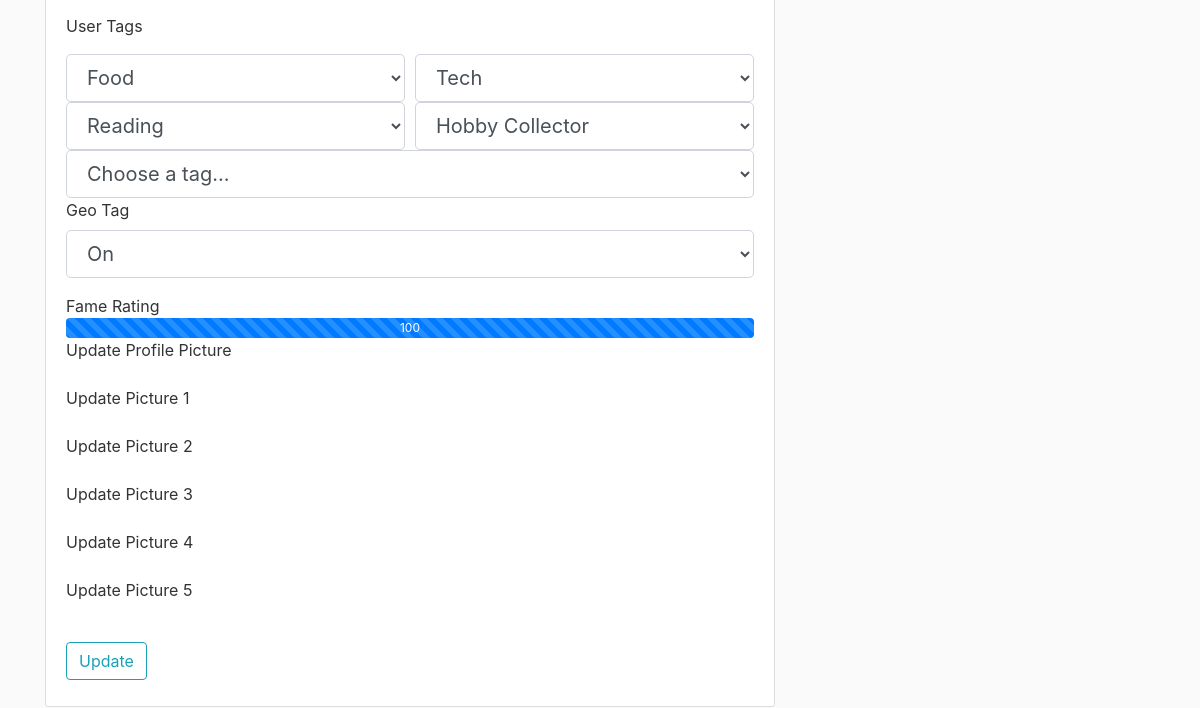
Before: /account (signed in, lower part) with the older database file.
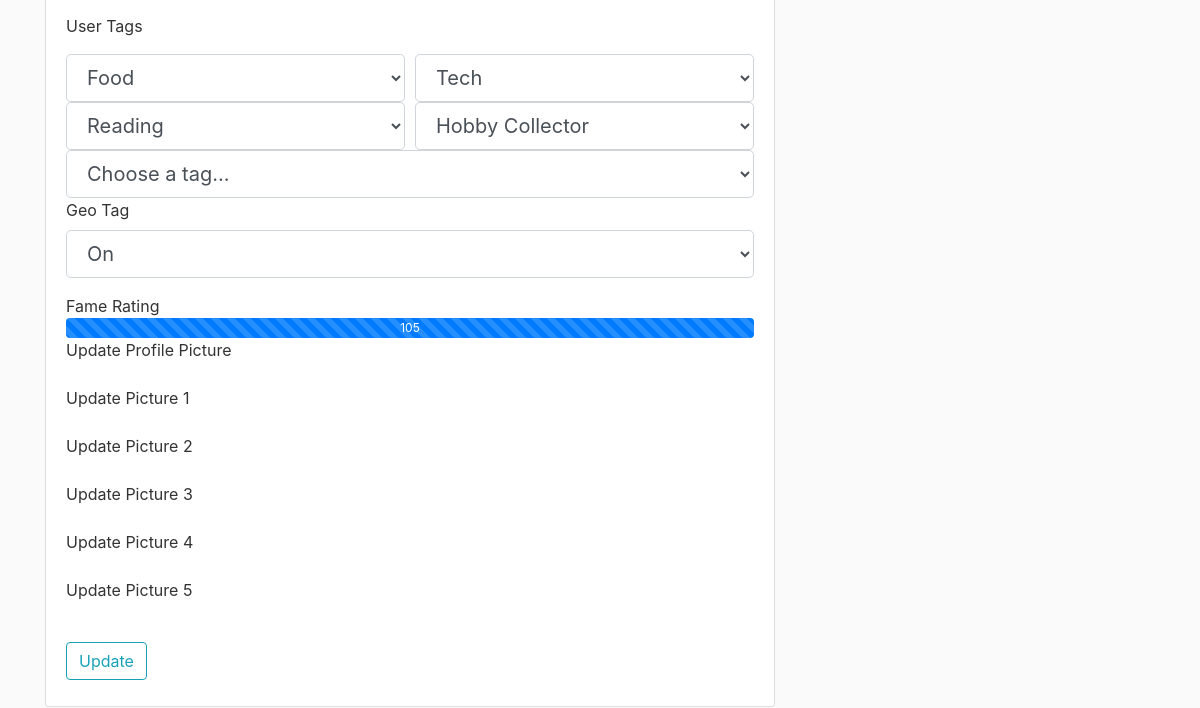
After: the same page with the newer database file.
### tables this page shows
CREATE TABLE users (
            user_id INTEGER PRIMARY KEY AUTOINCREMENT,
            firstname TEXT NOT NULL,
            lastname TEXT NOT NULL,
            age INTEGER NOT NULL,
            birthdate TEXT NOT NULL,
            username TEXT NOT NULL,
            email TEXT NOT NULL,
            password TEXT NOT NULL,
            gender TEXT NOT NULL,
            sexual_pref TEXT NULL,
            biography TEXT NULL,
            famerating INTEGER DEFAULT 100,
            image_file_p TEXT DEFAULT "default.jpg",
            image_file_1 TEXT NULL,
            image_file_2 TEXT NULL,
            image_file_3 TEXT NULL,
            image_file_4 TEXT NULL,
            image_file_5 TEXT NULL,
            geo_track TEXT DEFAULT "1",
            location_city TEXT NULL,
            location_region TEXT NULL,
            lat_data INTEGER NULL,
            long_data INTEGER NULL,
            last_seen TEXT NULL
            );

### matcha/routes.py (the view)
@app.route('/account', methods=['GET', 'POST'])
@login_required
def account():
    form = UpdateAccountForm()
    conn = sql.connect('matcha\\users.db')
    cur = conn.cursor()
    if form.validate_on_submit():
        img_type = None
        picture_file = None
        if form.picture_p.data:
            img_type = 'image_file_p'
            picture_file = save_picture(form.picture_p.data)
        elif form.picture_1.data:
            img_type = 'image_file_1'
            picture_file = save_picture(form.picture_1.data)
        elif form.picture_2.data:
            img_type = 'image_file_2'
            picture_file = save_picture(form.picture_2.data)
        elif form.picture_3.data:
            img_type = 'image_file_3'
            picture_file = save_picture(form.picture_3.data)
        elif form.picture_4.data:
            img_type = 'image_file_4'
            picture_file = save_picture(form.picture_4.data)
        elif form.picture_5.data:
            img_type = 'image_file_5'
            picture_file = save_picture(form.picture_5.data)
        if img_type != None:
            img = picture_file
            update_image(conn, cur, current_user, img_type, img)
        user = User('user_id', form.firstname.data, form.lastname.data, 'age', 'birthdate',
                form.username.data, form.email.data, 'hashed_password', form.gender.data, form.sexual_pref.data,
                form.biography.data, 'famerating', 'image_file_p', 'image_file_1', 'image_file_2',
                'image_file_3', 'image_file_4', 'image_file_5', form.geo_tag.data, 'location_city',
                'location_region', 'lat_data', 'long_data', 'last_seen')
        update_user(conn, cur, user)
        update_tag(conn, cur, current_user.user_id, form.user_tag1.data, form.user_tag2.data, form.user_tag3.data, form.user_tag4.data, form.user_tag5.data)
        conn.close()
        flash('Your account has been updated!', 'success')
        return redirect(url_for('account'))
    elif request.method == 'GET':
        form.firstname.data     = current_user.firstname
        form.lastname.data      = current_user.lastname
        form.username.data      = current_user.username
        form.email.data         = current_user.email
        form.gender.data        = current_user.gender
        form.sexual_pref.data   = current_user.sexual_pref
        form.biography.data     = current_user.biography
        form.geo_tag.data       = current_user.geo_track
        cur.execute("SELECT * FROM tags WHERE user_id=:user_id", {'user_id': current_user.user_id})
        tags = cur.fetchall()
        form.user_tag1.data = tags[0][1]
        form.user_tag2.data = tags[1][1]
        form.user_tag3.data = tags[2][1]
        form.user_tag4.data = tags[3][1]
        form.user_tag5.data = tags[4][1]
        conn.close()
    image_file_p = url_for('static', filename='profile_pics/' + current_user.image_file_p)
    image_file_1 = url_for('static', filename='profile_pics/' + current_user.image_file_1) if current_user.image_file_1 else None
    image_file_2 = url_for('static', filename='profile_pics/' + current_user.image_file_2) if current_user.image_file_2 else None
    image_file_3 = url_for('static', filename='profile_pics/' + current_user.image_file_3) if current_user.image_file_3 else None
    image_file_4 = url_for('static', filename='profile_pics/' + current_user.image_file_4) if current_user.image_file_4 else None
    image_file_5 = url_for('static', filename='profile_pics/' + current_user.image_file_5) if current_user.image_file_5 else None
    images = [image_file_1, image_file_2, image_file_3, image_file_4, image_file_5]
    return render_template('account.html', title='Account', image_file_p=image_file_p, images=images, form=form)

### matcha/models.py (called while the page is built)
@login_manager.user_loader
def load_user(id):
    conn = sql.connect('matcha\\users.db')
    cur = conn.cursor()
    cur.execute("SELECT * from users where email = (?)", [id])
    userrow = cur.fetchone()
    user = User(userrow[0], userrow[1], userrow[2], userrow[3], userrow[4],
            userrow[5], userrow[6], userrow[7], userrow[8], userrow[9],
            userrow[10], userrow[11], userrow[12], userrow[13], userrow[14],
            userrow[15], userrow[16], userrow[17], userrow[18], userrow[19],
            userrow[20], userrow[21], userrow[22], userrow[23])
    return (user)

### matcha/templates/account.html (shortened to what the changed rows need)
{% extends "layout.html" %}
{% block content %}
    <div class="content-section">
        <form method="POST" action="" enctype="multipart/form-data">
            <fieldset class="form-group">
                <div>
                    <div class="progress" style="height: 20px;">
                    <div class="progress-bar progress-bar-striped" role="progressbar" style="width: 100%;" aria-valuenow="100" aria-valuemin="0" aria-valuemax="100">{{ current_user.famerating }}</div>
                </div>
            </fieldset>
        </form>
    </div>
{% endblock content %}

Changed rows visible on the page:
changed users: famerating "100" → "105"
